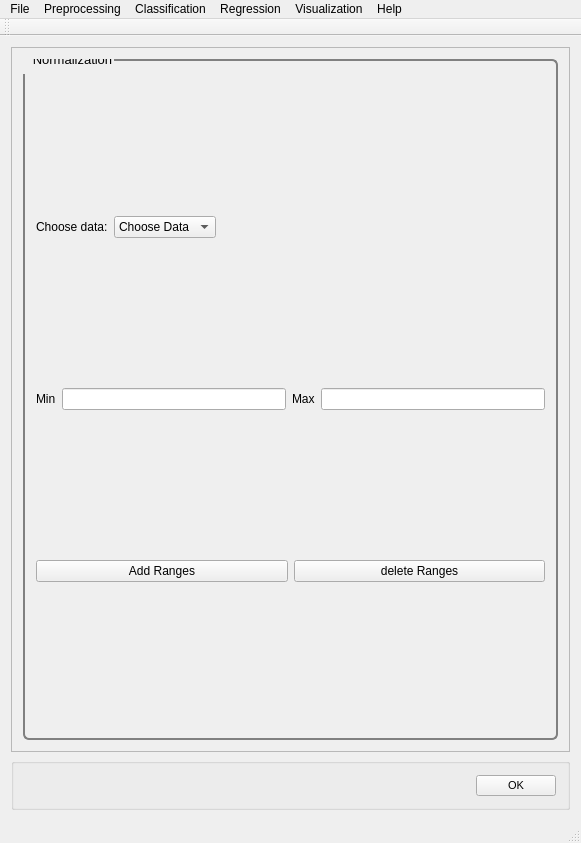
<?xml version="1.0" encoding="UTF-8"?>
<ui version="4.0">
    <class>MainWindow</class>
    <widget class="QMainWindow" name="MainWindow">
        <property name="geometry">
            <rect>
                <x>0</x>
                <y>0</y>
                <width>581</width>
                <height>843</height>
            </rect>
        </property>
        <property name="windowTitle">
            <string>PYSAT</string>
        </property>
        <widget class="QWidget" name="centralWidget">
            <layout class="QVBoxLayout" name="verticalLayout_9">
                <item>
                    <widget class="QScrollArea" name="scrollArea">
                        <property name="widgetResizable">
                            <bool>true</bool>
                        </property>
                        <widget class="QWidget" name="scrollAreaWidgetContents_2">
                            <property name="geometry">
                                <rect>
                                    <x>0</x>
                                    <y>0</y>
                                    <width>561</width>
                                    <height>721</height>
                                </rect>
                            </property>
                            <property name="font">
                                <font>
                                    <pointsize>8</pointsize>
                                </font>
                            </property>
                            <property name="styleSheet">
                                <string notr="true">QGroupBox {
                                    border: 2px solid gray;
                                    border-radius: 6px;
                                    margin-top: 0.5em;
                                    }

                                    QGroupBox::title {

                                    padding-top: -14px;
                                    padding-left: 8px;
                                    }
                                </string>
                            </property>
                            <layout class="QVBoxLayout" name="verticalLayout_8">
                                <item>
                                    <widget class="QGroupBox" name="normalization">
                                        <property name="font">
                                            <font>
                                                <pointsize>10</pointsize>
                                            </font>
                                        </property>
                                        <property name="title">
                                            <string>Normalization</string>
                                        </property>
                                        <layout class="QVBoxLayout" name="verticalLayout">
                                            <item>
                                                <layout class="QHBoxLayout" name="choosedata_layout">
                                                    <item>
                                                        <widget class="QLabel" name="regression_choosedata_label">
                                                            <property name="text">
                                                                <string>Choose data:</string>
                                                            </property>
                                                        </widget>
                                                    </item>
                                                    <item>
                                                        <widget class="QComboBox" name="regression_choosedata">
                                                            <property name="iconSize">
                                                                <size>
                                                                    <width>50</width>
                                                                    <height>20</height>
                                                                </size>
                                                            </property>
                                                            <item>
                                                                <property name="text">
                                                                    <string>Choose Data</string>
                                                                </property>
                                                            </item>
                                                            <item>
                                                                <property name="text">
                                                                    <string>Known Data</string>
                                                                </property>
                                                            </item>
                                                        </widget>
                                                    </item>
                                                    <item>
                                                        <spacer name="regression_choosedata_spacer">
                                                            <property name="orientation">
                                                                <enum>Qt::Horizontal</enum>
                                                            </property>
                                                            <property name="sizeHint" stdset="0">
                                                                <size>
                                                                    <width>40</width>
                                                                    <height>20</height>
                                                                </size>
                                                            </property>
                                                        </spacer>
                                                    </item>
                                                </layout>
                                            </item>
                                            <item>
                                                <layout class="QVBoxLayout" name="all_ranges_layout">
                                                    <item>
                                                        <layout class="QHBoxLayout" name="ranges_layout">
                                                            <item>
                                                                <widget class="QLabel" name="min_label">
                                                                    <property name="text">
                                                                        <string>Min</string>
                                                                    </property>
                                                                </widget>
                                                            </item>
                                                            <item>
                                                                <widget class="QLineEdit" name="min_lineEdit"/>
                                                            </item>
                                                            <item>
                                                                <widget class="QLabel" name="max_label">
                                                                    <property name="text">
                                                                        <string>Max</string>
                                                                    </property>
                                                                </widget>
                                                            </item>
                                                            <item>
                                                                <widget class="QLineEdit" name="max_lineEdit"/>
                                                            </item>
                                                        </layout>
                                                    </item>
                                                </layout>
                                            </item>
                                            <item>
                                                <layout class="QHBoxLayout" name="min_max_horizontalLayout">
                                                    <item>
                                                        <widget class="QPushButton" name="add_ranges_button">
                                                            <property name="text">
                                                                <string>Add Ranges</string>
                                                            </property>
                                                        </widget>
                                                    </item>
                                                    <item>
                                                        <widget class="QPushButton" name="add_ranges_button_2">
                                                            <property name="text">
                                                                <string>delete Ranges</string>
                                                            </property>
                                                        </widget>
                                                    </item>
                                                </layout>
                                            </item>
                                        </layout>
                                    </widget>
                                </item>
                            </layout>
                        </widget>
                    </widget>
                </item>
                <item>
                    <widget class="QGroupBox" name="OK">
                        <layout class="QHBoxLayout" name="ok">
                            <item>
                                <spacer name="horizontalSpacer_5">
                                    <property name="orientation">
                                        <enum>Qt::Horizontal</enum>
                                    </property>
                                    <property name="sizeHint" stdset="0">
                                        <size>
                                            <width>40</width>
                                            <height>20</height>
                                        </size>
                                    </property>
                                </spacer>
                            </item>
                            <item>
                                <widget class="QPushButton" name="okButton">
                                    <property name="font">
                                        <font>
                                            <pointsize>8</pointsize>
                                        </font>
                                    </property>
                                    <property name="mouseTracking">
                                        <bool>false</bool>
                                    </property>
                                    <property name="text">
                                        <string>OK</string>
                                    </property>
                                </widget>
                            </item>
                        </layout>
                    </widget>
                </item>
            </layout>
        </widget>
        <widget class="QToolBar" name="mainToolBar">
            <attribute name="toolBarArea">
                <enum>TopToolBarArea</enum>
            </attribute>
            <attribute name="toolBarBreak">
                <bool>false</bool>
            </attribute>
        </widget>
        <widget class="QStatusBar" name="statusBar"/>
        <widget class="QMenuBar" name="menuBar">
            <property name="geometry">
                <rect>
                    <x>0</x>
                    <y>0</y>
                    <width>581</width>
                    <height>21</height>
                </rect>
            </property>
            <widget class="QMenu" name="menuFile">
                <property name="title">
                    <string>File</string>
                </property>
                <addaction name="actionLoad_Refence_Data"/>
                <addaction name="actionLoad_Unknown_Data"/>
                <addaction name="actionSet_output_location"/>
                <addaction name="separator"/>
                <addaction name="actionSave_Current_Plots"/>
                <addaction name="actionSave_Current_Data"/>
                <addaction name="separator"/>
                <addaction name="actionCreate_New_Workflow"/>
                <addaction name="actionSave_Current_Workflow"/>
                <addaction name="separator"/>
                <addaction name="actionExit"/>
            </widget>
            <widget class="QMenu" name="menuPreprocessing">
                <property name="title">
                    <string>Preprocessing</string>
                </property>
                <widget class="QMenu" name="menuBaseline_Removal">
                    <property name="title">
                        <string>Baseline Removal</string>
                    </property>
                    <addaction name="actionALS"/>
                    <addaction name="actionDietrich"/>
                    <addaction name="actionPolyFit"/>
                    <addaction name="actionAirPLS"/>
                    <addaction name="actionFABC"/>
                    <addaction name="actionKK"/>
                    <addaction name="actionMario"/>
                    <addaction name="actionMedian"/>
                    <addaction name="actionRubberband"/>
                    <addaction name="actionUndecimated_Wavelet"/>
                </widget>
                <widget class="QMenu" name="menuCalibration_Transfer">
                    <property name="title">
                        <string>Calibration Transfer</string>
                    </property>
                    <addaction name="actionRatio"/>
                    <addaction name="actionTommy_s_Methgod"/>
                    <addaction name="actionPiecewise_Direct_Standardization"/>
                    <addaction name="actionOthers_3"/>
                </widget>
                <addaction name="actionNormalization"/>
                <addaction name="actionNoise_Reduction"/>
                <addaction name="actionApply_Mask"/>
                <addaction name="actionInterpolate"/>
                <addaction name="actionInstrument_Response"/>
                <addaction name="menuBaseline_Removal"/>
                <addaction name="menuCalibration_Transfer"/>
                <addaction name="actionICA_2"/>
                <addaction name="actionPCA_2"/>
            </widget>
            <widget class="QMenu" name="menuRegression">
                <property name="title">
                    <string>Regression</string>
                </property>
                <addaction name="actionCross_Validation"/>
                <addaction name="actionTrain"/>
                <addaction name="actionPredict"/>
                <addaction name="actionCreate_N_Folds"/>
                <addaction name="actionCreate_Test_Folds"/>
                <addaction name="actionSubmodel_Ranges"/>
            </widget>
            <widget class="QMenu" name="menuHelp">
                <property name="title">
                    <string>Help</string>
                </property>
                <addaction name="actionIndex"/>
                <addaction name="actionContent_2"/>
                <addaction name="separator"/>
                <addaction name="actionAbout"/>
                <addaction name="actionAbout_QtCreator"/>
            </widget>
            <widget class="QMenu" name="menuClassification">
                <property name="title">
                    <string>Classification</string>
                </property>
                <widget class="QMenu" name="menuSupervised">
                    <property name="title">
                        <string>Supervised</string>
                    </property>
                    <addaction name="actionPLS_DA"/>
                    <addaction name="actionSIMCA"/>
                </widget>
                <widget class="QMenu" name="menuClustering">
                    <property name="title">
                        <string>Clustering</string>
                    </property>
                    <addaction name="actionK_means"/>
                    <addaction name="actionHierarchical_2"/>
                </widget>
                <addaction name="menuSupervised"/>
                <addaction name="menuClustering"/>
            </widget>
            <widget class="QMenu" name="menuVisualization">
                <property name="title">
                    <string>Visualization</string>
                </property>
                <addaction name="actionLine_Plot"/>
                <addaction name="action1_to_1_Plot"/>
                <addaction name="actionScatter_Plot"/>
            </widget>
            <addaction name="menuFile"/>
            <addaction name="menuPreprocessing"/>
            <addaction name="menuClassification"/>
            <addaction name="menuRegression"/>
            <addaction name="menuVisualization"/>
            <addaction name="menuHelp"/>
        </widget>
        <action name="actionLoad_Refence_Data">
            <property name="text">
                <string>Load Refence Data</string>
            </property>
        </action>
        <action name="actionLoad_Unknown_Data">
            <property name="text">
                <string>Load Unknown Data</string>
            </property>
        </action>
        <action name="actionSave_Current_Workflow">
            <property name="text">
                <string>Save Current Workflow</string>
            </property>
        </action>
        <action name="actionSave_Current_Plots">
            <property name="text">
                <string>Save Current Plots</string>
            </property>
        </action>
        <action name="actionSave_Current_Data">
            <property name="text">
                <string>Save Current Data</string>
            </property>
        </action>
        <action name="actionCreate_New_Workflow">
            <property name="text">
                <string>Create New Workflow</string>
            </property>
        </action>
        <action name="actionNoise_Reduction">
            <property name="text">
                <string>Noise Reduction</string>
            </property>
        </action>
        <action name="actionApply_Mask">
            <property name="text">
                <string>Apply Mask</string>
            </property>
        </action>
        <action name="actionInterpolate">
            <property name="text">
                <string>Interpolate (unknown to known)</string>
            </property>
        </action>
        <action name="actionInstrument_Response">
            <property name="text">
                <string>Instrument Response</string>
            </property>
        </action>
        <action name="actionALS">
            <property name="text">
                <string>ALS</string>
            </property>
        </action>
        <action name="actionDietrich">
            <property name="text">
                <string>Dietrich</string>
            </property>
        </action>
        <action name="actionPolyFit">
            <property name="text">
                <string>PolyFit</string>
            </property>
        </action>
        <action name="actionAirPLS">
            <property name="text">
                <string>AirPLS</string>
            </property>
        </action>
        <action name="actionFABC">
            <property name="text">
                <string>FABC</string>
            </property>
        </action>
        <action name="actionKK">
            <property name="text">
                <string>KK</string>
            </property>
        </action>
        <action name="actionMario">
            <property name="text">
                <string>Mario</string>
            </property>
        </action>
        <action name="actionMedian">
            <property name="text">
                <string>Median</string>
            </property>
        </action>
        <action name="actionRubberband">
            <property name="text">
                <string>Rubberband</string>
            </property>
        </action>
        <action name="actionUndecimated_Wavelet">
            <property name="text">
                <string>Undecimated Wavelet</string>
            </property>
        </action>
        <action name="actionRatio">
            <property name="text">
                <string>Ratio</string>
            </property>
        </action>
        <action name="actionTommy_s_Methgod">
            <property name="text">
                <string>Tommy's Method</string>
            </property>
        </action>
        <action name="actionPiecewise_Direct_Standardization">
            <property name="text">
                <string>Piecewise Direct Standardization</string>
            </property>
        </action>
        <action name="actionPCA">
            <property name="text">
                <string>PCA</string>
            </property>
        </action>
        <action name="actionICA">
            <property name="text">
                <string>ICA</string>
            </property>
        </action>
        <action name="actionK_Means">
            <property name="text">
                <string>K-Means</string>
            </property>
        </action>
        <action name="actionHierarchical">
            <property name="text">
                <string>Hierarchical</string>
            </property>
        </action>
        <action name="actionOthers">
            <property name="text">
                <string>Others...</string>
            </property>
        </action>
        <action name="actionOthers_2">
            <property name="text">
                <string>Others...</string>
            </property>
        </action>
        <action name="actionOthers_3">
            <property name="text">
                <string>Others...</string>
            </property>
        </action>
        <action name="actionPLS">
            <property name="text">
                <string>PLS</string>
            </property>
        </action>
        <action name="actionSM_PLS">
            <property name="text">
                <string>SM-PLS</string>
            </property>
        </action>
        <action name="actionICA_Regression">
            <property name="text">
                <string>ICA Regression</string>
            </property>
        </action>
        <action name="actionGaussian_Process">
            <property name="text">
                <string>Gaussian Process</string>
            </property>
        </action>
        <action name="actionMLP">
            <property name="text">
                <string>MLP</string>
            </property>
        </action>
        <action name="actionSVM">
            <property name="text">
                <string>SVM</string>
            </property>
        </action>
        <action name="actionOthers_4">
            <property name="text">
                <string>Others...</string>
            </property>
        </action>
        <action name="actionOthers_5">
            <property name="text">
                <string>Others...</string>
            </property>
        </action>
        <action name="actionIndex">
            <property name="text">
                <string>Index</string>
            </property>
        </action>
        <action name="actionContent_2">
            <property name="text">
                <string>Content</string>
            </property>
        </action>
        <action name="actionAbout">
            <property name="text">
                <string>About...</string>
            </property>
        </action>
        <action name="actionAbout_QtCreator">
            <property name="text">
                <string>About Qt...</string>
            </property>
        </action>
        <action name="actionExit">
            <property name="text">
                <string>Exit</string>
            </property>
        </action>
        <action name="actionNormalization">
            <property name="text">
                <string>Normalization</string>
            </property>
        </action>
        <action name="actionICA_2">
            <property name="text">
                <string>ICA</string>
            </property>
        </action>
        <action name="actionPCA_2">
            <property name="text">
                <string>PCA</string>
            </property>
        </action>
        <action name="actionPLS_DA">
            <property name="text">
                <string>PLS-DA</string>
            </property>
        </action>
        <action name="actionSIMCA">
            <property name="text">
                <string>SIMCA</string>
            </property>
        </action>
        <action name="actionK_means">
            <property name="text">
                <string>K-means</string>
            </property>
        </action>
        <action name="actionHierarchical_2">
            <property name="text">
                <string>Hierarchical</string>
            </property>
        </action>
        <action name="actionCross_Validation">
            <property name="text">
                <string>Cross Validation</string>
            </property>
        </action>
        <action name="actionTrain">
            <property name="text">
                <string>Train</string>
            </property>
        </action>
        <action name="actionPredict">
            <property name="text">
                <string>Predict</string>
            </property>
        </action>
        <action name="actionLine_Plot">
            <property name="text">
                <string>Line Plot</string>
            </property>
        </action>
        <action name="action1_to_1_Plot">
            <property name="text">
                <string>1 to 1 Plot</string>
            </property>
        </action>
        <action name="actionScatter_Plot">
            <property name="text">
                <string>Scatter Plot</string>
            </property>
        </action>
        <action name="actionSet_output_location">
            <property name="text">
                <string>Output Location</string>
            </property>
        </action>
        <action name="actionCreate_N_Folds">
            <property name="text">
                <string>Create N Folds</string>
            </property>
        </action>
        <action name="actionCreate_Test_Folds">
            <property name="text">
                <string>Create Test Folds</string>
            </property>
        </action>
        <action name="actionSubmodel_Ranges">
            <property name="text">
                <string>Submodel Ranges</string>
            </property>
        </action>
    </widget>
    <layoutdefault spacing="6" margin="11"/>
    <resources/>
    <connections/>
</ui>
